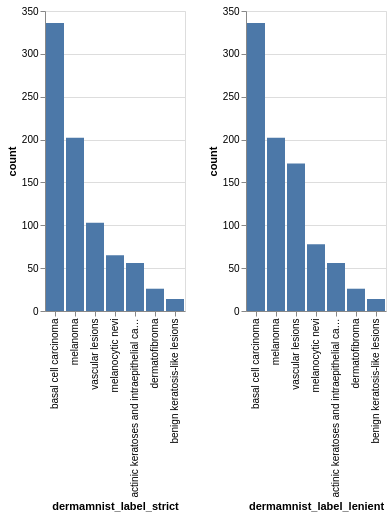

The notebook cell this image was saved under:
### Code cell
strict_chart = alt.Chart(class_counts_strict.reset_index()).mark_bar().encode(
    x=alt.X("dermamnist_label_strict:N", sort="-y"),
    y="count:Q"
)

lenient_chart = alt.Chart(class_counts_lenient.reset_index()).mark_bar().encode(
    x=alt.X("dermamnist_label_lenient:N", sort="-y"),
    y="count:Q"
)

strict_chart | lenient_chart

### Figure 1 — Vega-Lite specification as saved in the notebook (floating-point values rounded to 4 significant figures)
{"config": {"view": {"continuousWidth": 300, "continuousHeight": 300}}, "hconcat": [{"data": {"name": "data-478ed700558317c7458ccdd08e1d73b2"}, "mark": {"type": "bar"}, "encoding": {"x": {"field": "dermamnist_label_strict", "sort": "-y", "type": "nominal"}, "y": {"field": "count", "type": "quantitative"}}}, {"data": {"name": "data-a7b3391d05112fcfe7b18199a0d648a5"}, "mark": {"type": "bar"}, "encoding": {"x": {"field": "dermamnist_label_lenient", "sort": "-y", "type": "nominal"}, "y": {"field": "count", "type": "quantitative"}}}], "$schema": "https://vega.github.io/schema/vega-lite/v6.1.0.json", "datasets": {"data-478ed700558317c7458ccdd08e1d73b2": [{"dermamnist_label_strict": "basal cell carcinoma", "count": 336}, {"dermamnist_label_strict": "melanoma", "count": 202}, {"dermamnist_label_strict": "vascular lesions", "count": 103}, {"dermamnist_label_strict": "melanocytic nevi", "count": 65}, {"dermamnist_label_strict": "actinic keratoses and intraepithelial carcinoma", "count": 56}, {"dermamnist_label_strict": "dermatofibroma", "count": 26}, {"dermamnist_label_strict": "benign keratosis-like lesions", "count": 14}], "data-a7b3391d05112fcfe7b18199a0d648a5": [{"dermamnist_label_lenient": "basal cell carcinoma", "count": 336}, {"dermamnist_label_lenient": "melanoma", "count": 202}, {"dermamnist_label_lenient": "vascular lesions", "count": 172}, {"dermamnist_label_lenient": "melanocytic nevi", "count": 78}, {"dermamnist_label_lenient": "actinic keratoses and intraepithelial carcinoma", "count": 56}, {"dermamnist_label_lenient": "dermatofibroma", "count": 26}, {"dermamnist_label_lenient": "benign keratosis-like lesions", "count": 14}]}}
